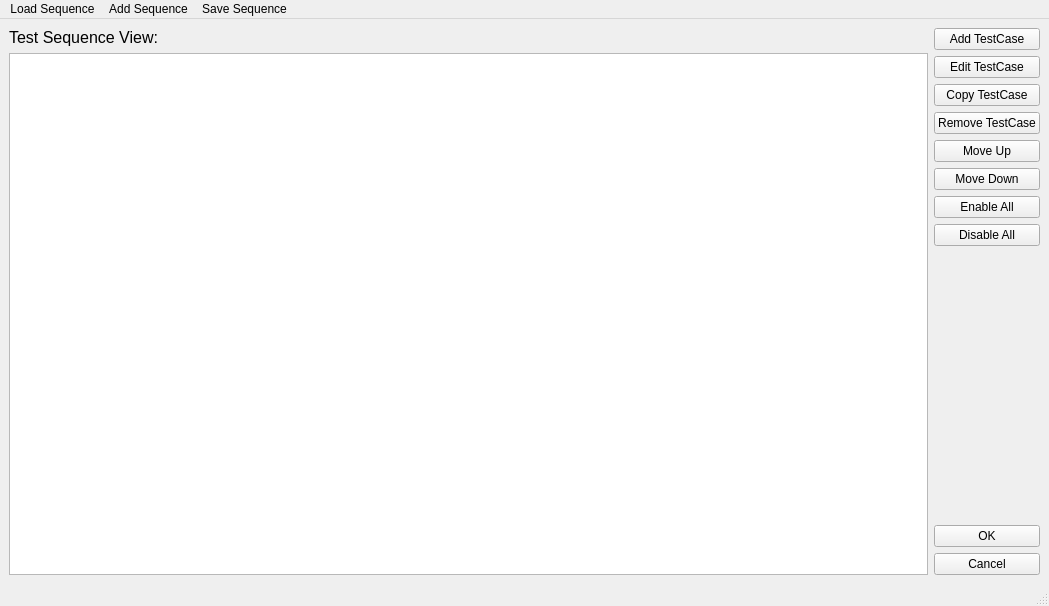
<?xml version="1.0" encoding="UTF-8"?>
<ui version="4.0">
 <class>Window_testseq</class>
 <widget class="QMainWindow" name="Window_testseq">
  <property name="geometry">
   <rect>
    <x>0</x>
    <y>0</y>
    <width>1049</width>
    <height>606</height>
   </rect>
  </property>
  <property name="windowTitle">
   <string>Test Sequence Editor</string>
  </property>
  <property name="windowIcon">
   <iconset>
    <normaloff>../image/icon/seq.ico</normaloff>../image/icon/seq.ico</iconset>
  </property>
  <widget class="QWidget" name="centralwidget">
   <layout class="QHBoxLayout" name="horizontalLayout">
    <item>
     <layout class="QVBoxLayout" name="verticalLayout_4">
      <item>
       <widget class="QLabel" name="label">
        <property name="font">
         <font>
          <family>Arial</family>
          <pointsize>12</pointsize>
         </font>
        </property>
        <property name="text">
         <string>Test Sequence View:</string>
        </property>
       </widget>
      </item>
      <item>
       <widget class="QListWidget" name="listWidget_testseq">
        <property name="selectionMode">
         <enum>QAbstractItemView::ExtendedSelection</enum>
        </property>
       </widget>
      </item>
     </layout>
    </item>
    <item>
     <layout class="QVBoxLayout" name="verticalLayout">
      <item>
       <layout class="QVBoxLayout" name="verticalLayout_2">
        <item>
         <widget class="QPushButton" name="pushButton_addcase">
          <property name="text">
           <string>Add TestCase</string>
          </property>
         </widget>
        </item>
        <item>
         <widget class="QPushButton" name="pushButton_editcase">
          <property name="text">
           <string>Edit TestCase</string>
          </property>
         </widget>
        </item>
        <item>
         <widget class="QPushButton" name="pushButton_copy">
          <property name="text">
           <string>Copy TestCase</string>
          </property>
         </widget>
        </item>
        <item>
         <widget class="QPushButton" name="pushButton_removecase">
          <property name="text">
           <string>Remove TestCase</string>
          </property>
         </widget>
        </item>
        <item>
         <widget class="QPushButton" name="pushButton_up">
          <property name="text">
           <string>Move Up</string>
          </property>
         </widget>
        </item>
        <item>
         <widget class="QPushButton" name="pushButton_down">
          <property name="text">
           <string>Move Down</string>
          </property>
         </widget>
        </item>
        <item>
         <widget class="QPushButton" name="pushButton_enableall">
          <property name="text">
           <string>Enable All</string>
          </property>
         </widget>
        </item>
        <item>
         <widget class="QPushButton" name="pushButton_disableall">
          <property name="text">
           <string>Disable All</string>
          </property>
         </widget>
        </item>
       </layout>
      </item>
      <item>
       <spacer name="verticalSpacer">
        <property name="orientation">
         <enum>Qt::Vertical</enum>
        </property>
        <property name="sizeHint" stdset="0">
         <size>
          <width>20</width>
          <height>40</height>
         </size>
        </property>
       </spacer>
      </item>
      <item>
       <layout class="QVBoxLayout" name="verticalLayout_3">
        <item>
         <widget class="QPushButton" name="pushButton_ok">
          <property name="text">
           <string>OK</string>
          </property>
         </widget>
        </item>
        <item>
         <widget class="QPushButton" name="pushButton_cancel">
          <property name="text">
           <string>Cancel</string>
          </property>
         </widget>
        </item>
       </layout>
      </item>
     </layout>
    </item>
   </layout>
  </widget>
  <widget class="QMenuBar" name="menubar">
   <property name="geometry">
    <rect>
     <x>0</x>
     <y>0</y>
     <width>1049</width>
     <height>26</height>
    </rect>
   </property>
   <widget class="QMenu" name="menuLoad_Sequence">
    <property name="title">
     <string>Load Sequence</string>
    </property>
    <addaction name="actionLoadSequence"/>
   </widget>
   <widget class="QMenu" name="menuAdd_Sequence">
    <property name="title">
     <string>Add Sequence</string>
    </property>
    <addaction name="actionAdd_Sequence"/>
   </widget>
   <widget class="QMenu" name="menuSave_Sequence">
    <property name="title">
     <string>Save Sequence</string>
    </property>
    <addaction name="actionSave_Sequence"/>
   </widget>
   <addaction name="menuLoad_Sequence"/>
   <addaction name="menuAdd_Sequence"/>
   <addaction name="menuSave_Sequence"/>
  </widget>
  <widget class="QStatusBar" name="statusbar"/>
  <action name="actionLoadSequence">
   <property name="text">
    <string>LoadSequence</string>
   </property>
  </action>
  <action name="actionAdd_Sequence">
   <property name="text">
    <string>Add Sequence</string>
   </property>
  </action>
  <action name="actionSave_Sequence">
   <property name="text">
    <string>Save Sequence</string>
   </property>
  </action>
 </widget>
 <resources/>
 <connections/>
</ui>
